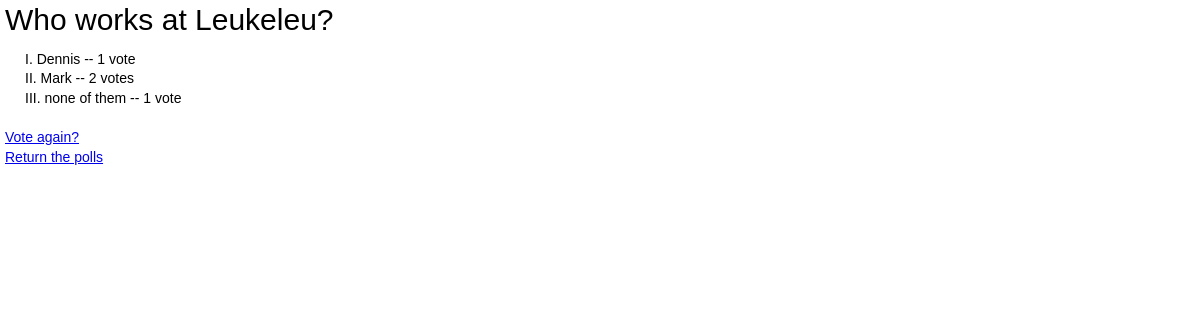
/polls/4/results/, run on an earlier commit of the app's database.
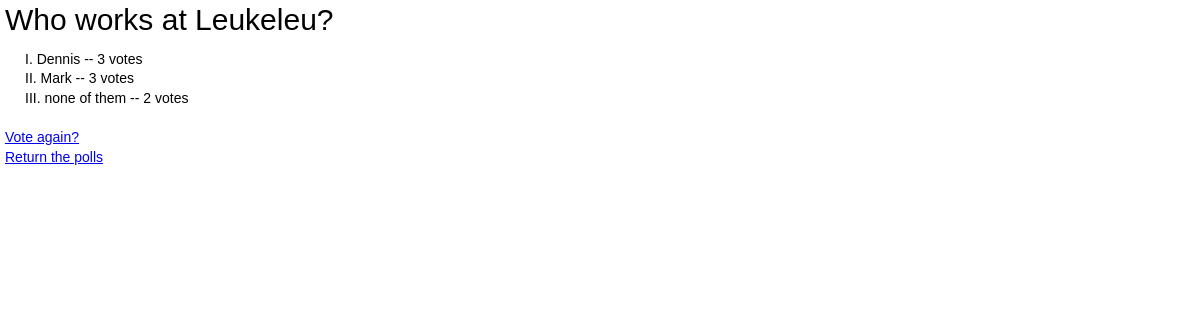
And on a later commit of the database.
### polls/models.py (models this page shows, shortened)
class Choice(models.Model):
    question = models.ForeignKey(Question)
    choice_text = models.CharField(max_length=200)
    votes = models.IntegerField(default=0)

### polls/views.py (the view)
# urls.py: url(r'^(?P<pk>\d+)/results/$', views.ResultsView.as_view(), name='results'),
class ResultsView(generic.DetailView):
    model = Question
    template_name = 'polls/results.html'

### polls/templates/polls/results.html (shortened to what this page needs)
{% load staticfiles %}
<link rel="stylesheet" type="text/css" href="{% static 'polls/style.css' %}" />
<h1>{{ question.question_text }}</h1>
<ul>
{% for choice in question.choice_set.all %}
    <li>{{ choice.choice_text }} -- {{ choice.votes }} vote{{ choice.votes|pluralize }}</li>
{% endfor %}
</ul>
<a href="{% url 'polls:detail' question.id %}">Vote again?</a><br>
<a href="http://localhost:8000/polls/">Return the polls</a>

What changed in the data, as far as the page shows it:
changed Choice "Dennis": votes "1" → "3"
changed Choice "Mark": votes "2" → "3"
changed Choice "none of them": votes "1" → "2"
